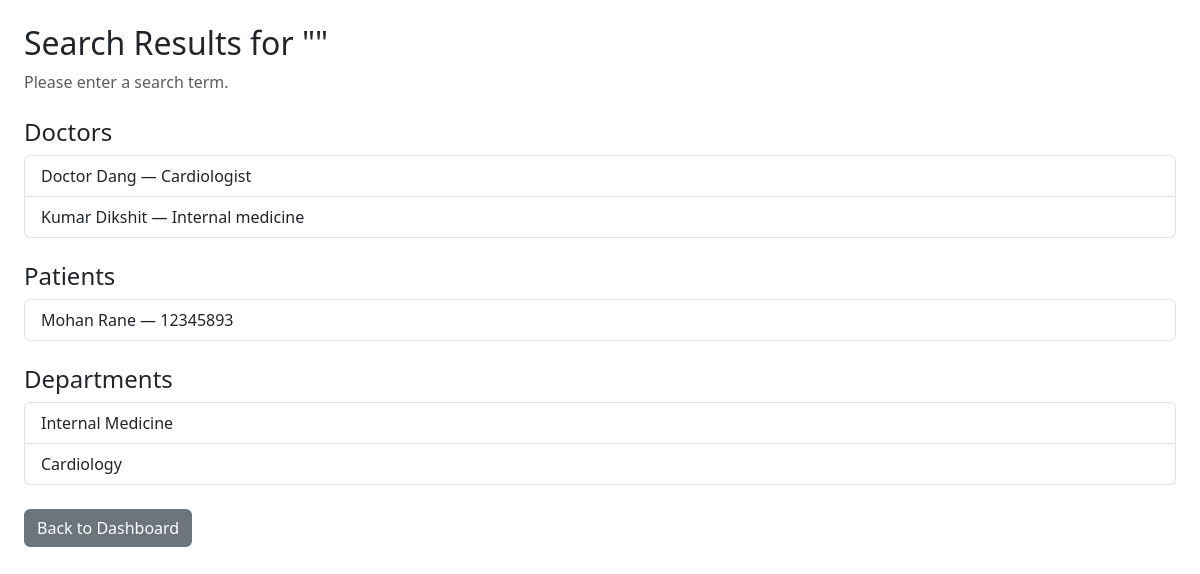
The page /adminsearch (signed in) on the database as committed earlier.
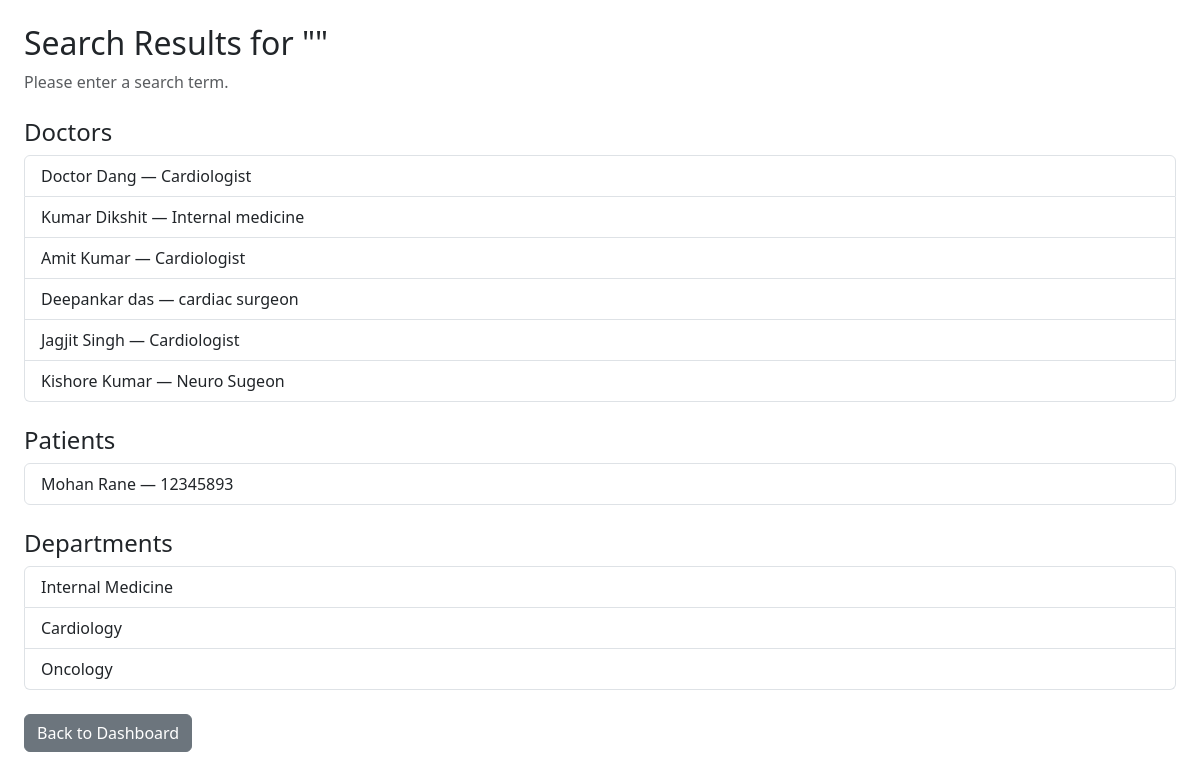
The same page on the database as committed later.
### application/models.py (models this page shows)
class Doctor(UserMixin, db.Model):
    id = db.Column(db.Integer(), primary_key = True)
    username = db.Column(db.String(), nullable = False, unique = True)
    password = db.Column(db.String(), nullable = False)
    name = db.Column(db.String(), nullable = False)
    qualification = db.Column(db.String(), nullable = False)
    experience = db.Column(db.Integer(), nullable = False)
    fee = db.Column(db.Integer(), nullable = False)
    flagged = db.Column(db.Integer(), nullable = False,default = 0)
    specialization = db.Column(db.String(), nullable = False)
    designation = db.Column(db.String(), nullable = False)
    registration_num = db.Column(db.String(), nullable = False)
    doctor_id = db.Column(db.Integer(), db.ForeignKey("user.id"), nullable = False)
    appointment = db.relationship('Appointment', backref = 'doctor')
    department_id = db.Column(db.Integer(), db.ForeignKey("department.id"), nullable = False)

class Patient(UserMixin, db.Model):
    id = db.Column(db.Integer(), primary_key = True)
    username = db.Column(db.String(), nullable = False, unique = True)
    password = db.Column(db.String(), nullable = False)
    name = db.Column(db.String(), nullable = False)
    age = db.Column(db.Integer(), nullable = False)
    gender = db.Column(db.String(), nullable = False)
    address = db.Column(db.String(), nullable = False)
    contact_num = db.Column(db.Integer(), nullable = False)
    medical_history = db.Column(db.String(), nullable = False)
    flagged = db.Column(db.Integer(), nullable = False, default = 0)
    patient_id = db.Column(db.Integer(), db.ForeignKey("user.id"), nullable = False)
    appointment = db.relationship('Appointment', backref = 'patient')

class Department(UserMixin, db.Model):
    id = db.Column(db.Integer(), primary_key = True)
    name = db.Column(db.String(), nullable = False, unique = True)
    description = db.Column(db.String(), nullable = False)
    doctor = db.relationship('Doctor', backref = 'department')

### application/routes.py (the view)
@app.route('/adminsearch')
@login_required
def admin_search():
    if current_user.user_role != 0:
        abort(403)
    query = request.args.get('q', '').strip()
    doctors = Doctor.query.filter(Doctor.name.ilike(f"%{query}%")).all()
    patients = Patient.query.filter(Patient.name.ilike(f"%{query}%")).all()
    departments = Department.query.filter(Department.name.ilike(f"%{query}%")).all()
    return render_template(
        'admin_search.html',
        query=query,
        doctors=doctors,
        patients=patients,
        departments=departments
    )

### templates/admin_search.html (shortened to what this page needs)
<!DOCTYPE html>
<html>
<head>
    <link href="https://cdn.jsdelivr.net/npm/bootstrap@5.3.3/dist/css/bootstrap.min.css" rel="stylesheet">
</head>
<body class="p-4">
    <h2>Search Results for "{{ query }}"</h2>
    {% if not query %}
        <p class="text-muted">Please enter a search term.</p>
    {% endif %}
    {% if doctors %}
    <h4 class="mt-4">Doctors</h4>
    <ul class="list-group">
        {% for d in doctors %}
        <li class="list-group-item">{{ d.name }} — {{ d.specialization }}</li>
        {% endfor %}
    </ul>
    {% endif %}
    {% if patients %}
    <h4 class="mt-4">Patients</h4>
    <ul class="list-group">
        {% for p in patients %}
        <li class="list-group-item">{{ p.name }} — {{ p.contact_num }}</li>
        {% endfor %}
    </ul>
    {% endif %}
    {% if departments %}
    <h4 class="mt-4">Departments</h4>
    <ul class="list-group">
        {% for dep in departments %}
        <li class="list-group-item">{{ dep.name }}</li>
        {% endfor %}
    </ul>
    {% endif %}
    <a href="{{ url_for('admin_dashboard') }}" class="btn btn-secondary mt-4">Back to Dashboard</a>
</body>
</html>

Rows that differ between the two databases and show on the page:
added Doctor: name "Amit Kumar", specialization "Cardiologist"
added Doctor: name "Deepankar das", specialization "cardiac surgeon"
added Doctor: name "Jagjit Singh", specialization "Cardiologist"
added Doctor: name "Kishore Kumar", specialization "Neuro Sugeon"
added Department: name "Oncology"
